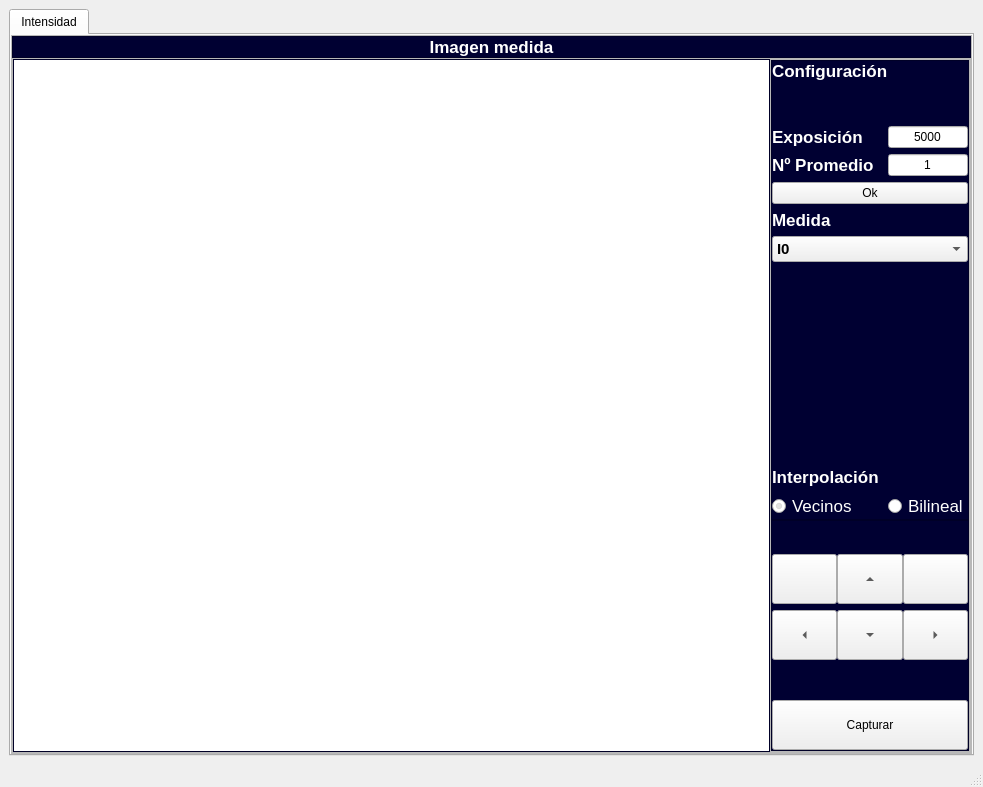
<?xml version="1.0" encoding="UTF-8"?>
<ui version="4.0">
 <class>MainWindow</class>
 <widget class="QMainWindow" name="MainWindow">
  <property name="geometry">
   <rect>
    <x>0</x>
    <y>0</y>
    <width>983</width>
    <height>787</height>
   </rect>
  </property>
  <property name="windowTitle">
   <string>MainWindow</string>
  </property>
  <widget class="QWidget" name="centralwidget">
   <property name="sizePolicy">
    <sizepolicy hsizetype="Preferred" vsizetype="Preferred">
     <horstretch>0</horstretch>
     <verstretch>0</verstretch>
    </sizepolicy>
   </property>
   <layout class="QHBoxLayout" name="horizontalLayout_4">
    <item>
     <widget class="QTabWidget" name="tabWidget">
      <property name="sizePolicy">
       <sizepolicy hsizetype="Expanding" vsizetype="Expanding">
        <horstretch>0</horstretch>
        <verstretch>0</verstretch>
       </sizepolicy>
      </property>
      <property name="minimumSize">
       <size>
        <width>0</width>
        <height>0</height>
       </size>
      </property>
      <property name="maximumSize">
       <size>
        <width>16777215</width>
        <height>16777215</height>
       </size>
      </property>
      <property name="styleSheet">
       <string notr="true"/>
      </property>
      <property name="currentIndex">
       <number>0</number>
      </property>
      <widget class="QWidget" name="Tab_Medida">
       <attribute name="title">
        <string>Intensidad</string>
       </attribute>
       <layout class="QGridLayout" name="gridLayout_2">
        <property name="leftMargin">
         <number>0</number>
        </property>
        <property name="topMargin">
         <number>0</number>
        </property>
        <property name="rightMargin">
         <number>0</number>
        </property>
        <property name="bottomMargin">
         <number>0</number>
        </property>
        <property name="spacing">
         <number>0</number>
        </property>
        <item row="0" column="0">
         <widget class="QFrame" name="Frame">
          <property name="frameShape">
           <enum>QFrame::StyledPanel</enum>
          </property>
          <property name="frameShadow">
           <enum>QFrame::Raised</enum>
          </property>
          <layout class="QVBoxLayout" name="verticalLayout">
           <property name="spacing">
            <number>0</number>
           </property>
           <property name="leftMargin">
            <number>0</number>
           </property>
           <property name="topMargin">
            <number>0</number>
           </property>
           <property name="rightMargin">
            <number>0</number>
           </property>
           <property name="bottomMargin">
            <number>0</number>
           </property>
           <item>
            <widget class="QFrame" name="Titulo">
             <property name="maximumSize">
              <size>
               <width>16777215</width>
               <height>40</height>
              </size>
             </property>
             <property name="styleSheet">
              <string notr="true">background-color: rgb(0, 0, 50);</string>
             </property>
             <property name="frameShape">
              <enum>QFrame::StyledPanel</enum>
             </property>
             <property name="frameShadow">
              <enum>QFrame::Raised</enum>
             </property>
             <layout class="QHBoxLayout" name="horizontalLayout_2">
              <property name="spacing">
               <number>0</number>
              </property>
              <property name="leftMargin">
               <number>0</number>
              </property>
              <property name="topMargin">
               <number>0</number>
              </property>
              <property name="rightMargin">
               <number>0</number>
              </property>
              <property name="bottomMargin">
               <number>0</number>
              </property>
              <item>
               <spacer name="horizontalSpacer_4">
                <property name="orientation">
                 <enum>Qt::Horizontal</enum>
                </property>
                <property name="sizeHint" stdset="0">
                 <size>
                  <width>40</width>
                  <height>17</height>
                 </size>
                </property>
               </spacer>
              </item>
              <item>
               <widget class="QLabel" name="Titulo_2">
                <property name="cursor">
                 <cursorShape>ArrowCursor</cursorShape>
                </property>
                <property name="styleSheet">
                 <string notr="true">color: rgb(255, 255, 255);
font-familiy: &quot;MS Shell Dlg 2&quot;;
font-weight: bold;
font-size: 13pt;</string>
                </property>
                <property name="text">
                 <string>Imagen medida</string>
                </property>
                <property name="alignment">
                 <set>Qt::AlignCenter</set>
                </property>
               </widget>
              </item>
              <item>
               <spacer name="horizontalSpacer_5">
                <property name="orientation">
                 <enum>Qt::Horizontal</enum>
                </property>
                <property name="sizeHint" stdset="0">
                 <size>
                  <width>40</width>
                  <height>17</height>
                 </size>
                </property>
               </spacer>
              </item>
             </layout>
            </widget>
           </item>
           <item>
            <widget class="QFrame" name="Cuerpo">
             <property name="frameShape">
              <enum>QFrame::StyledPanel</enum>
             </property>
             <property name="frameShadow">
              <enum>QFrame::Raised</enum>
             </property>
             <layout class="QHBoxLayout" name="horizontalLayout" stretch="8,1">
              <property name="spacing">
               <number>0</number>
              </property>
              <property name="leftMargin">
               <number>0</number>
              </property>
              <property name="topMargin">
               <number>0</number>
              </property>
              <property name="rightMargin">
               <number>0</number>
              </property>
              <property name="bottomMargin">
               <number>0</number>
              </property>
              <item>
               <widget class="QFrame" name="Imagen">
                <property name="styleSheet">
                 <string notr="true">QFrame {

background-color:rgb(0, 0, 50);
 }

QLabel {
	color: rgb(255, 255, 254);
	font: 12pt ;
	background-color: rgba(0, 0, 0,0);
}</string>
                </property>
                <property name="frameShape">
                 <enum>QFrame::StyledPanel</enum>
                </property>
                <property name="frameShadow">
                 <enum>QFrame::Raised</enum>
                </property>
                <layout class="QGridLayout" name="gridLayout_3">
                 <property name="leftMargin">
                  <number>0</number>
                 </property>
                 <property name="topMargin">
                  <number>0</number>
                 </property>
                 <property name="rightMargin">
                  <number>0</number>
                 </property>
                 <property name="bottomMargin">
                  <number>0</number>
                 </property>
                 <property name="horizontalSpacing">
                  <number>0</number>
                 </property>
                 <item row="0" column="0">
                  <widget class="QLabel" name="img">
                   <property name="sizePolicy">
                    <sizepolicy hsizetype="Expanding" vsizetype="Expanding">
                     <horstretch>0</horstretch>
                     <verstretch>0</verstretch>
                    </sizepolicy>
                   </property>
                   <property name="maximumSize">
                    <size>
                     <width>16777215</width>
                     <height>16777215</height>
                    </size>
                   </property>
                   <property name="styleSheet">
                    <string notr="true">background: rgb(255, 255, 255)</string>
                   </property>
                   <property name="text">
                    <string/>
                   </property>
                   <property name="scaledContents">
                    <bool>true</bool>
                   </property>
                  </widget>
                 </item>
                </layout>
               </widget>
              </item>
              <item>
               <widget class="QFrame" name="Funciones">
                <property name="layoutDirection">
                 <enum>Qt::LeftToRight</enum>
                </property>
                <property name="styleSheet">
                 <string notr="true"/>
                </property>
                <property name="frameShape">
                 <enum>QFrame::StyledPanel</enum>
                </property>
                <property name="frameShadow">
                 <enum>QFrame::Raised</enum>
                </property>
                <layout class="QFormLayout" name="formLayout_2">
                 <property name="labelAlignment">
                  <set>Qt::AlignBottom|Qt::AlignHCenter</set>
                 </property>
                 <property name="formAlignment">
                  <set>Qt::AlignCenter</set>
                 </property>
                 <property name="horizontalSpacing">
                  <number>0</number>
                 </property>
                 <property name="verticalSpacing">
                  <number>0</number>
                 </property>
                 <property name="leftMargin">
                  <number>0</number>
                 </property>
                 <property name="topMargin">
                  <number>0</number>
                 </property>
                 <property name="rightMargin">
                  <number>0</number>
                 </property>
                 <property name="bottomMargin">
                  <number>0</number>
                 </property>
                 <item row="2" column="1">
                  <widget class="QFrame" name="Comandos">
                   <property name="styleSheet">
                    <string notr="true">QFrame {

background-color:rgb(0, 0, 50);
 }

QLabel {
	color: rgb(255, 255, 254);
	font: 12pt ;
	background-color: rgba(0, 0, 0,0);
}</string>
                   </property>
                   <property name="frameShape">
                    <enum>QFrame::StyledPanel</enum>
                   </property>
                   <property name="frameShadow">
                    <enum>QFrame::Raised</enum>
                   </property>
                   <layout class="QGridLayout" name="gridLayout_4">
                    <property name="leftMargin">
                     <number>0</number>
                    </property>
                    <property name="topMargin">
                     <number>0</number>
                    </property>
                    <property name="rightMargin">
                     <number>0</number>
                    </property>
                    <property name="bottomMargin">
                     <number>0</number>
                    </property>
                    <property name="horizontalSpacing">
                     <number>0</number>
                    </property>
                    <item row="3" column="2">
                     <widget class="QToolButton" name="rotate_right_btn">
                      <property name="sizePolicy">
                       <sizepolicy hsizetype="Minimum" vsizetype="Minimum">
                        <horstretch>0</horstretch>
                        <verstretch>0</verstretch>
                       </sizepolicy>
                      </property>
                      <property name="minimumSize">
                       <size>
                        <width>0</width>
                        <height>50</height>
                       </size>
                      </property>
                      <property name="cursor">
                       <cursorShape>PointingHandCursor</cursorShape>
                      </property>
                      <property name="text">
                       <string/>
                      </property>
                      <property name="icon">
                       <iconset>
                        <normaloff>rarrow.png</normaloff>rarrow.png</iconset>
                      </property>
                      <property name="toolButtonStyle">
                       <enum>Qt::ToolButtonIconOnly</enum>
                      </property>
                      <property name="arrowType">
                       <enum>Qt::NoArrow</enum>
                      </property>
                     </widget>
                    </item>
                    <item row="4" column="1">
                     <widget class="QToolButton" name="dwn_btn">
                      <property name="sizePolicy">
                       <sizepolicy hsizetype="Minimum" vsizetype="Minimum">
                        <horstretch>0</horstretch>
                        <verstretch>0</verstretch>
                       </sizepolicy>
                      </property>
                      <property name="minimumSize">
                       <size>
                        <width>0</width>
                        <height>50</height>
                       </size>
                      </property>
                      <property name="cursor">
                       <cursorShape>PointingHandCursor</cursorShape>
                      </property>
                      <property name="text">
                       <string>...</string>
                      </property>
                      <property name="arrowType">
                       <enum>Qt::DownArrow</enum>
                      </property>
                     </widget>
                    </item>
                    <item row="7" column="1">
                     <spacer name="verticalSpacer_4">
                      <property name="orientation">
                       <enum>Qt::Vertical</enum>
                      </property>
                      <property name="sizeHint" stdset="0">
                       <size>
                        <width>20</width>
                        <height>40</height>
                       </size>
                      </property>
                     </spacer>
                    </item>
                    <item row="3" column="1">
                     <widget class="QToolButton" name="up_btn">
                      <property name="sizePolicy">
                       <sizepolicy hsizetype="Minimum" vsizetype="Minimum">
                        <horstretch>0</horstretch>
                        <verstretch>0</verstretch>
                       </sizepolicy>
                      </property>
                      <property name="minimumSize">
                       <size>
                        <width>0</width>
                        <height>50</height>
                       </size>
                      </property>
                      <property name="cursor">
                       <cursorShape>PointingHandCursor</cursorShape>
                      </property>
                      <property name="text">
                       <string>...</string>
                      </property>
                      <property name="arrowType">
                       <enum>Qt::UpArrow</enum>
                      </property>
                     </widget>
                    </item>
                    <item row="3" column="0">
                     <widget class="QToolButton" name="rotate_left_btn">
                      <property name="sizePolicy">
                       <sizepolicy hsizetype="Minimum" vsizetype="Minimum">
                        <horstretch>0</horstretch>
                        <verstretch>0</verstretch>
                       </sizepolicy>
                      </property>
                      <property name="minimumSize">
                       <size>
                        <width>0</width>
                        <height>50</height>
                       </size>
                      </property>
                      <property name="cursor">
                       <cursorShape>PointingHandCursor</cursorShape>
                      </property>
                      <property name="text">
                       <string/>
                      </property>
                      <property name="icon">
                       <iconset>
                        <normaloff>larrow.png</normaloff>larrow.png</iconset>
                      </property>
                      <property name="toolButtonStyle">
                       <enum>Qt::ToolButtonIconOnly</enum>
                      </property>
                      <property name="arrowType">
                       <enum>Qt::NoArrow</enum>
                      </property>
                     </widget>
                    </item>
                    <item row="4" column="2">
                     <widget class="QToolButton" name="right_btn">
                      <property name="sizePolicy">
                       <sizepolicy hsizetype="Minimum" vsizetype="Minimum">
                        <horstretch>0</horstretch>
                        <verstretch>0</verstretch>
                       </sizepolicy>
                      </property>
                      <property name="minimumSize">
                       <size>
                        <width>0</width>
                        <height>50</height>
                       </size>
                      </property>
                      <property name="cursor">
                       <cursorShape>PointingHandCursor</cursorShape>
                      </property>
                      <property name="text">
                       <string>...</string>
                      </property>
                      <property name="arrowType">
                       <enum>Qt::RightArrow</enum>
                      </property>
                     </widget>
                    </item>
                    <item row="4" column="0">
                     <widget class="QToolButton" name="left_btn">
                      <property name="sizePolicy">
                       <sizepolicy hsizetype="Minimum" vsizetype="Minimum">
                        <horstretch>0</horstretch>
                        <verstretch>0</verstretch>
                       </sizepolicy>
                      </property>
                      <property name="minimumSize">
                       <size>
                        <width>0</width>
                        <height>50</height>
                       </size>
                      </property>
                      <property name="cursor">
                       <cursorShape>PointingHandCursor</cursorShape>
                      </property>
                      <property name="text">
                       <string>...</string>
                      </property>
                      <property name="arrowType">
                       <enum>Qt::LeftArrow</enum>
                      </property>
                     </widget>
                    </item>
                    <item row="8" column="0" colspan="3">
                     <widget class="QPushButton" name="capture_btn">
                      <property name="sizePolicy">
                       <sizepolicy hsizetype="Minimum" vsizetype="Minimum">
                        <horstretch>0</horstretch>
                        <verstretch>0</verstretch>
                       </sizepolicy>
                      </property>
                      <property name="minimumSize">
                       <size>
                        <width>0</width>
                        <height>50</height>
                       </size>
                      </property>
                      <property name="text">
                       <string>Capturar</string>
                      </property>
                     </widget>
                    </item>
                    <item row="0" column="1">
                     <spacer name="verticalSpacer_6">
                      <property name="orientation">
                       <enum>Qt::Vertical</enum>
                      </property>
                      <property name="sizeHint" stdset="0">
                       <size>
                        <width>20</width>
                        <height>40</height>
                       </size>
                      </property>
                     </spacer>
                    </item>
                   </layout>
                  </widget>
                 </item>
                 <item row="1" column="1">
                  <widget class="QFrame" name="Config">
                   <property name="styleSheet">
                    <string notr="true">QFrame {

background-color:rgb(0, 0, 50);
 }

QLabel {
	color: rgb(255, 255, 254);
	font: 13pt ;
font-weight:bold;
	
}
QRadioButton{
	color: rgb(255, 255, 254);	font: 13pt ;
}

QComboBox{
    color: rgb(0,0,0);
}

QComboBox:items{
    color: rgb(0,0,0);
}

QListView{
    color: rgb(0,0,0);
	background-color: rgb(255,255,255);
}  </string>
                   </property>
                   <property name="frameShape">
                    <enum>QFrame::StyledPanel</enum>
                   </property>
                   <property name="frameShadow">
                    <enum>QFrame::Raised</enum>
                   </property>
                   <layout class="QFormLayout" name="formLayout">
                    <property name="horizontalSpacing">
                     <number>0</number>
                    </property>
                    <property name="leftMargin">
                     <number>0</number>
                    </property>
                    <property name="topMargin">
                     <number>0</number>
                    </property>
                    <property name="rightMargin">
                     <number>0</number>
                    </property>
                    <property name="bottomMargin">
                     <number>0</number>
                    </property>
                    <item row="2" column="0">
                     <widget class="QLabel" name="label_3">
                      <property name="font">
                       <font>
                        <pointsize>13</pointsize>
                        <weight>75</weight>
                        <italic>false</italic>
                        <bold>true</bold>
                       </font>
                      </property>
                      <property name="text">
                       <string>Configuración</string>
                      </property>
                     </widget>
                    </item>
                    <item row="3" column="0">
                     <spacer name="verticalSpacer_5">
                      <property name="orientation">
                       <enum>Qt::Vertical</enum>
                      </property>
                      <property name="sizeHint" stdset="0">
                       <size>
                        <width>20</width>
                        <height>40</height>
                       </size>
                      </property>
                     </spacer>
                    </item>
                    <item row="4" column="0">
                     <widget class="QLabel" name="label_4">
                      <property name="font">
                       <font>
                        <pointsize>13</pointsize>
                        <weight>75</weight>
                        <italic>false</italic>
                        <bold>true</bold>
                       </font>
                      </property>
                      <property name="text">
                       <string>Exposición</string>
                      </property>
                     </widget>
                    </item>
                    <item row="4" column="1">
                     <widget class="QLineEdit" name="exposicion_edit">
                      <property name="sizePolicy">
                       <sizepolicy hsizetype="Expanding" vsizetype="Expanding">
                        <horstretch>0</horstretch>
                        <verstretch>0</verstretch>
                       </sizepolicy>
                      </property>
                      <property name="text">
                       <string>5000</string>
                      </property>
                      <property name="alignment">
                       <set>Qt::AlignCenter</set>
                      </property>
                      <property name="readOnly">
                       <bool>false</bool>
                      </property>
                      <property name="placeholderText">
                       <string>Exposición</string>
                      </property>
                     </widget>
                    </item>
                    <item row="7" column="0">
                     <widget class="QLabel" name="label_5">
                      <property name="text">
                       <string>Nº Promedio</string>
                      </property>
                     </widget>
                    </item>
                    <item row="7" column="1">
                     <widget class="QLineEdit" name="N_edit">
                      <property name="sizePolicy">
                       <sizepolicy hsizetype="Expanding" vsizetype="Expanding">
                        <horstretch>0</horstretch>
                        <verstretch>0</verstretch>
                       </sizepolicy>
                      </property>
                      <property name="layoutDirection">
                       <enum>Qt::LeftToRight</enum>
                      </property>
                      <property name="text">
                       <string>1</string>
                      </property>
                      <property name="alignment">
                       <set>Qt::AlignCenter</set>
                      </property>
                      <property name="readOnly">
                       <bool>false</bool>
                      </property>
                      <property name="placeholderText">
                       <string>Num. Promedios</string>
                      </property>
                     </widget>
                    </item>
                    <item row="9" column="0" colspan="2">
                     <widget class="QPushButton" name="config_btn">
                      <property name="text">
                       <string>Ok</string>
                      </property>
                     </widget>
                    </item>
                    <item row="10" column="0">
                     <widget class="QLabel" name="label">
                      <property name="text">
                       <string>Medida</string>
                      </property>
                     </widget>
                    </item>
                    <item row="12" column="0">
                     <spacer name="verticalSpacer_3">
                      <property name="orientation">
                       <enum>Qt::Vertical</enum>
                      </property>
                      <property name="sizeHint" stdset="0">
                       <size>
                        <width>20</width>
                        <height>200</height>
                       </size>
                      </property>
                     </spacer>
                    </item>
                    <item row="14" column="0">
                     <widget class="QLabel" name="label_2">
                      <property name="text">
                       <string>Interpolación</string>
                      </property>
                     </widget>
                    </item>
                    <item row="15" column="0">
                     <widget class="QRadioButton" name="vecinos_btn">
                      <property name="text">
                       <string>Vecinos</string>
                      </property>
                      <property name="checked">
                       <bool>true</bool>
                      </property>
                     </widget>
                    </item>
                    <item row="15" column="1">
                     <widget class="QRadioButton" name="bilineal_btn">
                      <property name="text">
                       <string>Bilineal</string>
                      </property>
                     </widget>
                    </item>
                    <item row="11" column="0" colspan="2">
                     <widget class="QComboBox" name="medida_box">
                      <property name="font">
                       <font>
                        <pointsize>11</pointsize>
                        <weight>75</weight>
                        <bold>true</bold>
                       </font>
                      </property>
                      <item>
                       <property name="text">
                        <string>I0</string>
                       </property>
                      </item>
                      <item>
                       <property name="text">
                        <string>I45</string>
                       </property>
                      </item>
                      <item>
                       <property name="text">
                        <string>I90</string>
                       </property>
                      </item>
                      <item>
                       <property name="text">
                        <string>I135</string>
                       </property>
                      </item>
                      <item>
                       <property name="text">
                        <string>S0</string>
                       </property>
                      </item>
                      <item>
                       <property name="text">
                        <string>S1</string>
                       </property>
                      </item>
                      <item>
                       <property name="text">
                        <string>S2</string>
                       </property>
                      </item>
                      <item>
                       <property name="text">
                        <string>DoLP</string>
                       </property>
                      </item>
                      <item>
                       <property name="text">
                        <string>AoLP</string>
                       </property>
                      </item>
                     </widget>
                    </item>
                   </layout>
                  </widget>
                 </item>
                </layout>
               </widget>
              </item>
             </layout>
            </widget>
           </item>
          </layout>
         </widget>
        </item>
       </layout>
      </widget>
     </widget>
    </item>
   </layout>
  </widget>
  <widget class="QStatusBar" name="statusbar"/>
  <widget class="QMenuBar" name="menuBar">
   <property name="geometry">
    <rect>
     <x>0</x>
     <y>0</y>
     <width>983</width>
     <height>22</height>
    </rect>
   </property>
  </widget>
 </widget>
 <resources/>
 <connections/>
</ui>
